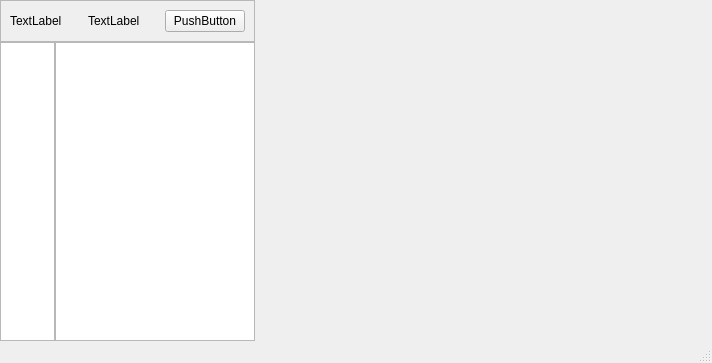
<?xml version="1.0" encoding="UTF-8"?>
<ui version="4.0">
 <class>MainWindow</class>
 <widget class="QMainWindow" name="MainWindow">
  <property name="geometry">
   <rect>
    <x>0</x>
    <y>0</y>
    <width>712</width>
    <height>363</height>
   </rect>
  </property>
  <property name="windowTitle">
   <string>MainWindow</string>
  </property>
  <widget class="QWidget" name="centralwidget">
   <layout class="QGridLayout" name="gridLayout">
    <property name="leftMargin">
     <number>0</number>
    </property>
    <property name="topMargin">
     <number>0</number>
    </property>
    <property name="rightMargin">
     <number>0</number>
    </property>
    <property name="bottomMargin">
     <number>0</number>
    </property>
    <property name="spacing">
     <number>0</number>
    </property>
    <item row="0" column="0" colspan="2">
     <widget class="QFrame" name="title_frame">
      <property name="frameShape">
       <enum>QFrame::StyledPanel</enum>
      </property>
      <property name="frameShadow">
       <enum>QFrame::Raised</enum>
      </property>
      <layout class="QHBoxLayout" name="horizontalLayout">
       <item>
        <widget class="QLabel" name="title_icon">
         <property name="text">
          <string>TextLabel</string>
         </property>
        </widget>
       </item>
       <item>
        <widget class="QLabel" name="title_label">
         <property name="text">
          <string>TextLabel</string>
         </property>
        </widget>
       </item>
       <item>
        <widget class="QPushButton" name="menu_btn">
         <property name="text">
          <string>PushButton</string>
         </property>
        </widget>
       </item>
      </layout>
     </widget>
    </item>
    <item row="0" column="2" rowspan="2">
     <widget class="QStackedWidget" name="stackedWidget">
      <widget class="QWidget" name="page"/>
      <widget class="QWidget" name="page_2"/>
     </widget>
    </item>
    <item row="1" column="0">
     <widget class="QListWidget" name="listWidget_icon_only">
      <property name="maximumSize">
       <size>
        <width>55</width>
        <height>16777215</height>
       </size>
      </property>
     </widget>
    </item>
    <item row="1" column="1">
     <widget class="QListWidget" name="listWidget">
      <property name="maximumSize">
       <size>
        <width>200</width>
        <height>16777215</height>
       </size>
      </property>
     </widget>
    </item>
   </layout>
  </widget>
  <widget class="QMenuBar" name="menubar">
   <property name="geometry">
    <rect>
     <x>0</x>
     <y>0</y>
     <width>712</width>
     <height>21</height>
    </rect>
   </property>
  </widget>
  <widget class="QStatusBar" name="statusbar"/>
 </widget>
 <resources/>
 <connections/>
</ui>
